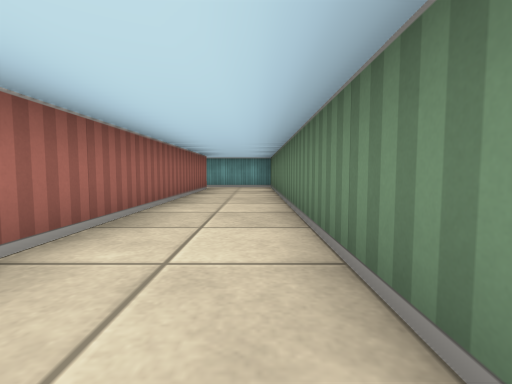
view 1 (above)

17 first-person views from a walk through a cub3D level. The camera is about half as high as the walls, tilts 4° down and sees 85° across. The floor is counted in squares. Each view is taken from the middle of a square. On the plan, view 1 faces up. The plan holds only what a view shows up to about 9 squares ahead; the rest is blank.

view 2
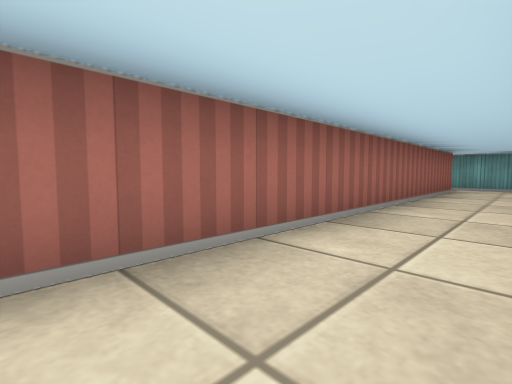

view 3
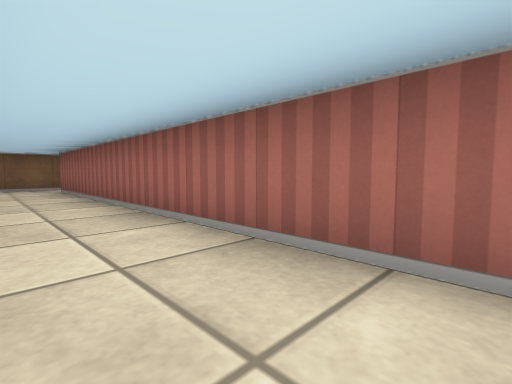

view 4
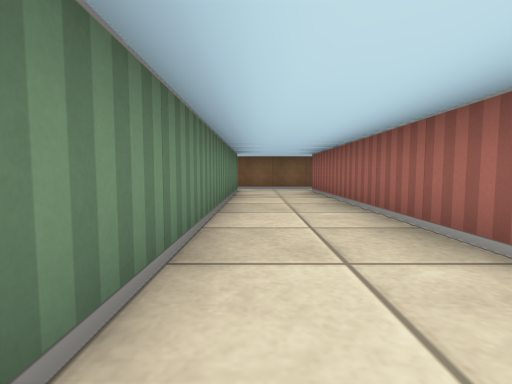

view 5
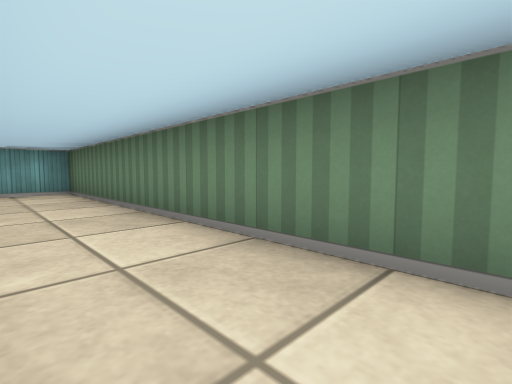

view 6
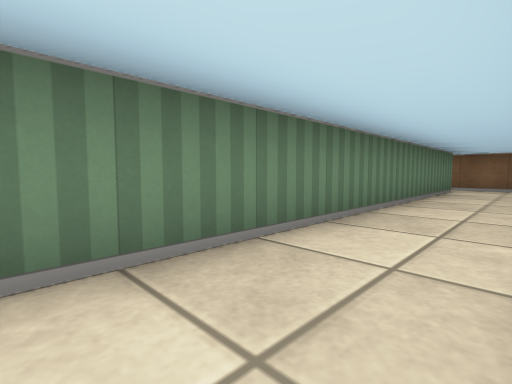

view 7
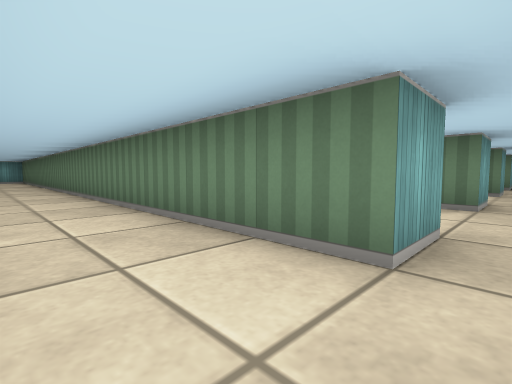

view 8
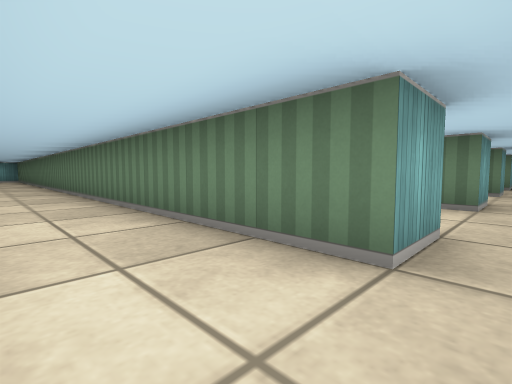

view 9
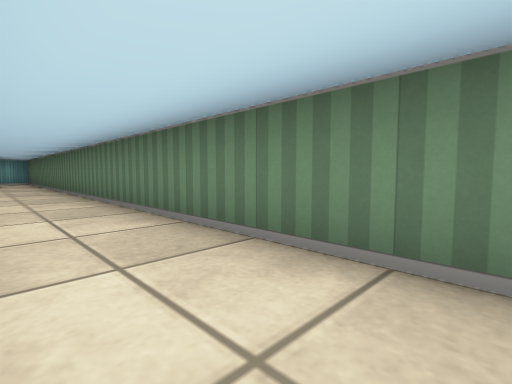

view 10
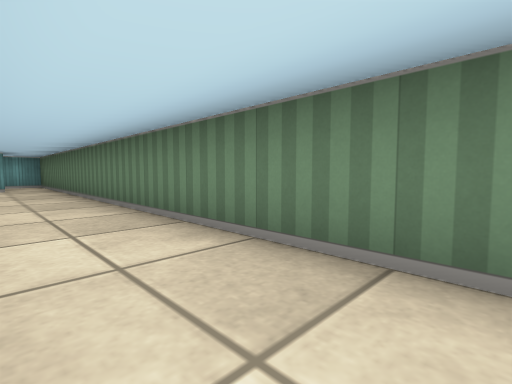

view 11
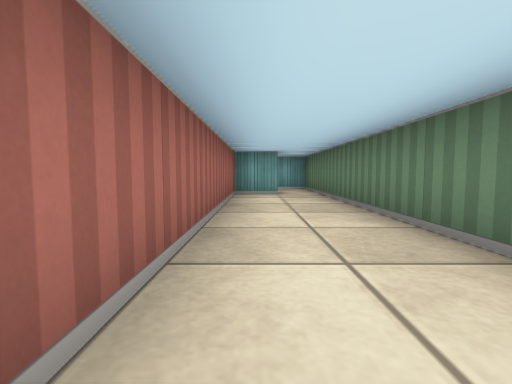

view 12
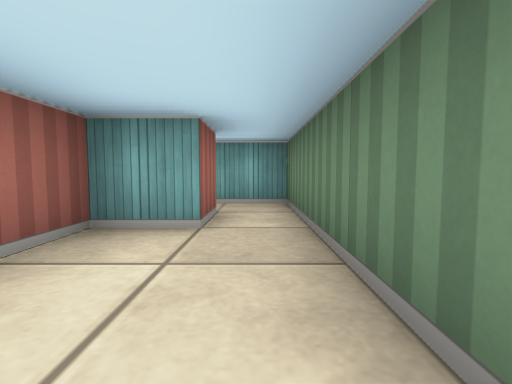

view 13
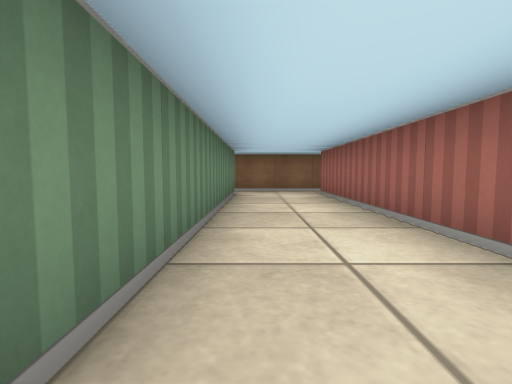

view 14
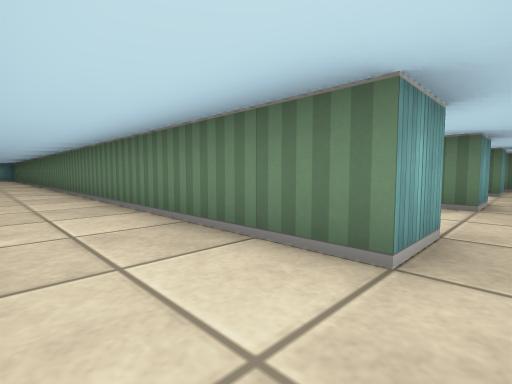

view 15
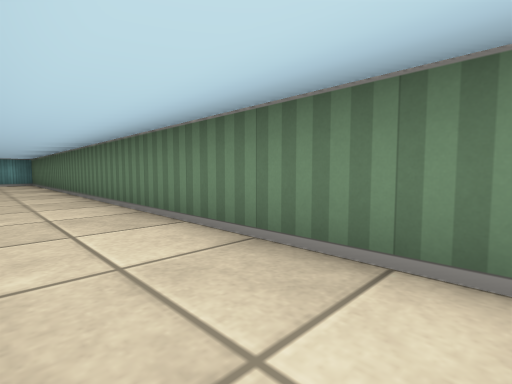

view 16
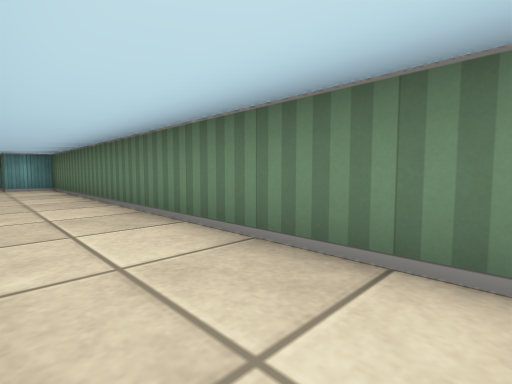

view 17
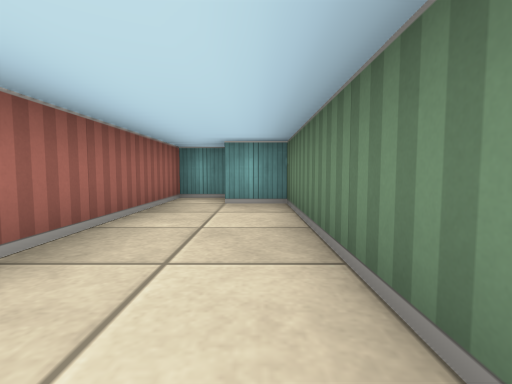

### Floor plan
Points are (right, up) in squares from view 1. A wall is a line through its corners. A room is listed if a view was taken in it or the views show most of it. See-through windows are left out.
Room 1 (views 1, 2, 3, 4, 5, 6, 7)
walls: (-1.5, 8.5) (-1.5, -6.5); (0.5, -6.5) (0.5, 9.5) (-1.8, 9.5); (-1.8, -7.5) (0.4, -7.5)
ways out: opening at (1, -7) to room 2
Room 2 (views 8, 9, 10, 11, 12, 13)
walls: (1.5, -1.5) (1.5, -6.5) (0.5, -6.5); (3.5, -6.5) (3.5, 11.5) (2.2, 11.5); (0.4, -7.5) (3.6, -7.5); (2.5, 10.5) (2.5, 9.5) (1.5, 9.5) (1.5, 3.5)
ways out: opening at (1, -7) to room 1; opening at (4, -7) to room 3; opening at (2, 11)
Room 3 (views 14, 15, 16, 17)
walls: (4.6, -6.5) (3.5, -6.5); (6.5, -6.5) (6.5, 13.5) (5.5, 13.5); (5.5, 14.5) (4.5, 14.5) (4.5, 10.5)
ways out: opening at (4, -7) to room 2; opening at (7, -7)

Where each view was taken, in squares from view 1:
view 1: 0 up, 0 right, facing up
view 2: 0 up, 0 right, facing up-left
view 3: 2 up, 0 right, facing down-left
view 4: 1 up, 0 right, facing down
view 5: 2 up, 1 left, facing up-right
view 6: 2 up, 1 left, facing down-right
view 7: 7 down, 1 left, facing up-right
view 8: 7 down, 2 right, facing up-right
view 9: 3 down, 2 right, facing up-right
view 10: 0 up, 2 right, facing up-right
view 11: 3 up, 2 right, facing up
view 12: 7 up, 3 right, facing up
view 13: 0 up, 3 right, facing down
view 14: 7 down, 5 right, facing up-right
view 15: 0 up, 5 right, facing up-right
view 16: 4 up, 5 right, facing up-right
view 17: 9 up, 6 right, facing up
